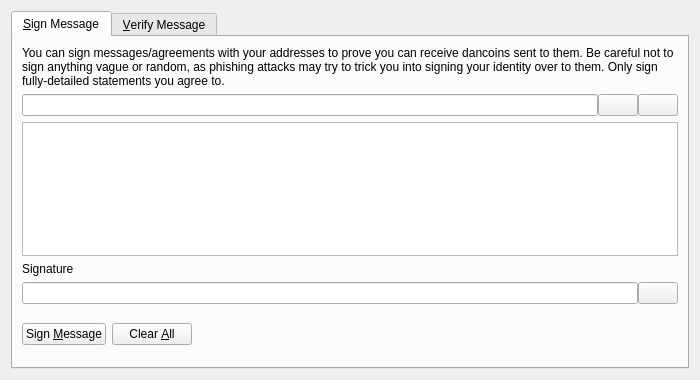
<?xml version="1.0" encoding="UTF-8"?>
<ui version="4.0">
 <class>SignVerifyMessageDialog</class>
 <widget class="QDialog" name="SignVerifyMessageDialog">
  <property name="geometry">
   <rect>
    <x>0</x>
    <y>0</y>
    <width>700</width>
    <height>380</height>
   </rect>
  </property>
  <property name="windowTitle">
   <string>Signatures - Sign / Verify a Message</string>
  </property>
  <property name="modal">
   <bool>true</bool>
  </property>
  <layout class="QVBoxLayout" name="verticalLayout">
   <item>
    <widget class="QTabWidget" name="tabWidget">
     <property name="currentIndex">
      <number>0</number>
     </property>
     <widget class="QWidget" name="tabSignMessage">
      <attribute name="title">
       <string>&amp;Sign Message</string>
      </attribute>
      <layout class="QVBoxLayout" name="verticalLayout_SM">
       <item>
        <widget class="QLabel" name="infoLabel_SM">
         <property name="text">
          <string>You can sign messages/agreements with your addresses to prove you can receive dancoins sent to them. Be careful not to sign anything vague or random, as phishing attacks may try to trick you into signing your identity over to them. Only sign fully-detailed statements you agree to.</string>
         </property>
         <property name="textFormat">
          <enum>Qt::PlainText</enum>
         </property>
         <property name="wordWrap">
          <bool>true</bool>
         </property>
        </widget>
       </item>
       <item>
        <layout class="QHBoxLayout" name="horizontalLayout_1_SM">
         <property name="spacing">
          <number>0</number>
         </property>
         <item>
          <widget class="QValidatedLineEdit" name="addressIn_SM">
           <property name="toolTip">
            <string>The Litecoin address to sign the message with</string>
           </property>
          </widget>
         </item>
         <item>
          <widget class="QPushButton" name="addressBookButton_SM">
           <property name="toolTip">
            <string>Choose previously used address</string>
           </property>
           <property name="text">
            <string/>
           </property>
           <property name="icon">
            <iconset resource="../bitcoin.qrc">
             <normaloff>:/icons/address-book</normaloff>:/icons/address-book</iconset>
           </property>
           <property name="shortcut">
            <string>Alt+A</string>
           </property>
           <property name="autoDefault">
            <bool>false</bool>
           </property>
          </widget>
         </item>
         <item>
          <widget class="QPushButton" name="pasteButton_SM">
           <property name="toolTip">
            <string>Paste address from clipboard</string>
           </property>
           <property name="text">
            <string/>
           </property>
           <property name="icon">
            <iconset resource="../bitcoin.qrc">
             <normaloff>:/icons/editpaste</normaloff>:/icons/editpaste</iconset>
           </property>
           <property name="shortcut">
            <string>Alt+P</string>
           </property>
           <property name="autoDefault">
            <bool>false</bool>
           </property>
          </widget>
         </item>
        </layout>
       </item>
       <item>
        <widget class="QPlainTextEdit" name="messageIn_SM">
         <property name="toolTip">
          <string>Enter the message you want to sign here</string>
         </property>
        </widget>
       </item>
       <item>
        <widget class="QLabel" name="signatureLabel_SM">
         <property name="text">
          <string>Signature</string>
         </property>
         <property name="textFormat">
          <enum>Qt::PlainText</enum>
         </property>
        </widget>
       </item>
       <item>
        <layout class="QHBoxLayout" name="horizontalLayout_2_SM">
         <property name="spacing">
          <number>0</number>
         </property>
         <item>
          <widget class="QLineEdit" name="signatureOut_SM">
           <property name="font">
            <font>
             <italic>true</italic>
            </font>
           </property>
           <property name="readOnly">
            <bool>true</bool>
           </property>
          </widget>
         </item>
         <item>
          <widget class="QPushButton" name="copySignatureButton_SM">
           <property name="toolTip">
            <string>Copy the current signature to the system clipboard</string>
           </property>
           <property name="text">
            <string/>
           </property>
           <property name="icon">
            <iconset resource="../bitcoin.qrc">
             <normaloff>:/icons/editcopy</normaloff>:/icons/editcopy</iconset>
           </property>
           <property name="autoDefault">
            <bool>false</bool>
           </property>
          </widget>
         </item>
        </layout>
       </item>
       <item>
        <layout class="QHBoxLayout" name="horizontalLayout_3_SM">
         <item>
          <widget class="QPushButton" name="signMessageButton_SM">
           <property name="toolTip">
            <string>Sign the message to prove you own this Litecoin address</string>
           </property>
           <property name="text">
            <string>Sign &amp;Message</string>
           </property>
           <property name="icon">
            <iconset resource="../bitcoin.qrc">
             <normaloff>:/icons/edit</normaloff>:/icons/edit</iconset>
           </property>
           <property name="autoDefault">
            <bool>false</bool>
           </property>
          </widget>
         </item>
         <item>
          <widget class="QPushButton" name="clearButton_SM">
           <property name="toolTip">
            <string>Reset all sign message fields</string>
           </property>
           <property name="text">
            <string>Clear &amp;All</string>
           </property>
           <property name="icon">
            <iconset resource="../bitcoin.qrc">
             <normaloff>:/icons/remove</normaloff>:/icons/remove</iconset>
           </property>
           <property name="autoDefault">
            <bool>false</bool>
           </property>
          </widget>
         </item>
         <item>
          <spacer name="horizontalSpacer_1_SM">
           <property name="orientation">
            <enum>Qt::Horizontal</enum>
           </property>
           <property name="sizeHint" stdset="0">
            <size>
             <width>40</width>
             <height>48</height>
            </size>
           </property>
          </spacer>
         </item>
         <item>
          <widget class="QLabel" name="statusLabel_SM">
           <property name="font">
            <font>
             <weight>75</weight>
             <bold>true</bold>
            </font>
           </property>
           <property name="text">
            <string/>
           </property>
           <property name="wordWrap">
            <bool>true</bool>
           </property>
          </widget>
         </item>
         <item>
          <spacer name="horizontalSpacer_2_SM">
           <property name="orientation">
            <enum>Qt::Horizontal</enum>
           </property>
           <property name="sizeHint" stdset="0">
            <size>
             <width>40</width>
             <height>48</height>
            </size>
           </property>
          </spacer>
         </item>
        </layout>
       </item>
      </layout>
     </widget>
     <widget class="QWidget" name="tabVerifyMessage">
      <attribute name="title">
       <string>&amp;Verify Message</string>
      </attribute>
      <layout class="QVBoxLayout" name="verticalLayout_VM">
       <item>
        <widget class="QLabel" name="infoLabel_VM">
         <property name="text">
          <string>Enter the receiver's address, message (ensure you copy line breaks, spaces, tabs, etc. exactly) and signature below to verify the message. Be careful not to read more into the signature than what is in the signed message itself, to avoid being tricked by a man-in-the-middle attack. Note that this only proves the signing party receives with the address, it cannot prove sendership of any transaction!</string>
         </property>
         <property name="textFormat">
          <enum>Qt::PlainText</enum>
         </property>
         <property name="alignment">
          <set>Qt::AlignLeading|Qt::AlignLeft|Qt::AlignTop</set>
         </property>
         <property name="wordWrap">
          <bool>true</bool>
         </property>
        </widget>
       </item>
       <item>
        <layout class="QHBoxLayout" name="horizontalLayout_1_VM">
         <property name="spacing">
          <number>0</number>
         </property>
         <item>
          <widget class="QValidatedLineEdit" name="addressIn_VM">
           <property name="toolTip">
            <string>The Litecoin address the message was signed with</string>
           </property>
          </widget>
         </item>
         <item>
          <widget class="QPushButton" name="addressBookButton_VM">
           <property name="toolTip">
            <string>Choose previously used address</string>
           </property>
           <property name="text">
            <string/>
           </property>
           <property name="icon">
            <iconset resource="../bitcoin.qrc">
             <normaloff>:/icons/address-book</normaloff>:/icons/address-book</iconset>
           </property>
           <property name="shortcut">
            <string>Alt+A</string>
           </property>
           <property name="autoDefault">
            <bool>false</bool>
           </property>
          </widget>
         </item>
        </layout>
       </item>
       <item>
        <widget class="QPlainTextEdit" name="messageIn_VM"/>
       </item>
       <item>
        <widget class="QValidatedLineEdit" name="signatureIn_VM"/>
       </item>
       <item>
        <layout class="QHBoxLayout" name="horizontalLayout_2_VM">
         <item>
          <widget class="QPushButton" name="verifyMessageButton_VM">
           <property name="toolTip">
            <string>Verify the message to ensure it was signed with the specified Litecoin address</string>
           </property>
           <property name="text">
            <string>Verify &amp;Message</string>
           </property>
           <property name="icon">
            <iconset resource="../bitcoin.qrc">
             <normaloff>:/icons/transaction_0</normaloff>:/icons/transaction_0</iconset>
           </property>
           <property name="autoDefault">
            <bool>false</bool>
           </property>
          </widget>
         </item>
         <item>
          <widget class="QPushButton" name="clearButton_VM">
           <property name="toolTip">
            <string>Reset all verify message fields</string>
           </property>
           <property name="text">
            <string>Clear &amp;All</string>
           </property>
           <property name="icon">
            <iconset resource="../bitcoin.qrc">
             <normaloff>:/icons/remove</normaloff>:/icons/remove</iconset>
           </property>
           <property name="autoDefault">
            <bool>false</bool>
           </property>
          </widget>
         </item>
         <item>
          <spacer name="horizontalSpacer_1_VM">
           <property name="orientation">
            <enum>Qt::Horizontal</enum>
           </property>
           <property name="sizeHint" stdset="0">
            <size>
             <width>40</width>
             <height>48</height>
            </size>
           </property>
          </spacer>
         </item>
         <item>
          <widget class="QLabel" name="statusLabel_VM">
           <property name="font">
            <font>
             <weight>75</weight>
             <bold>true</bold>
            </font>
           </property>
           <property name="text">
            <string/>
           </property>
           <property name="wordWrap">
            <bool>true</bool>
           </property>
          </widget>
         </item>
         <item>
          <spacer name="horizontalSpacer_2_VM">
           <property name="orientation">
            <enum>Qt::Horizontal</enum>
           </property>
           <property name="sizeHint" stdset="0">
            <size>
             <width>40</width>
             <height>48</height>
            </size>
           </property>
          </spacer>
         </item>
        </layout>
       </item>
      </layout>
     </widget>
    </widget>
   </item>
  </layout>
 </widget>
 <customwidgets>
  <customwidget>
   <class>QValidatedLineEdit</class>
   <extends>QLineEdit</extends>
   <header>qvalidatedlineedit.h</header>
  </customwidget>
 </customwidgets>
 <resources>
  <include location="../bitcoin.qrc"/>
 </resources>
 <connections/>
</ui>
